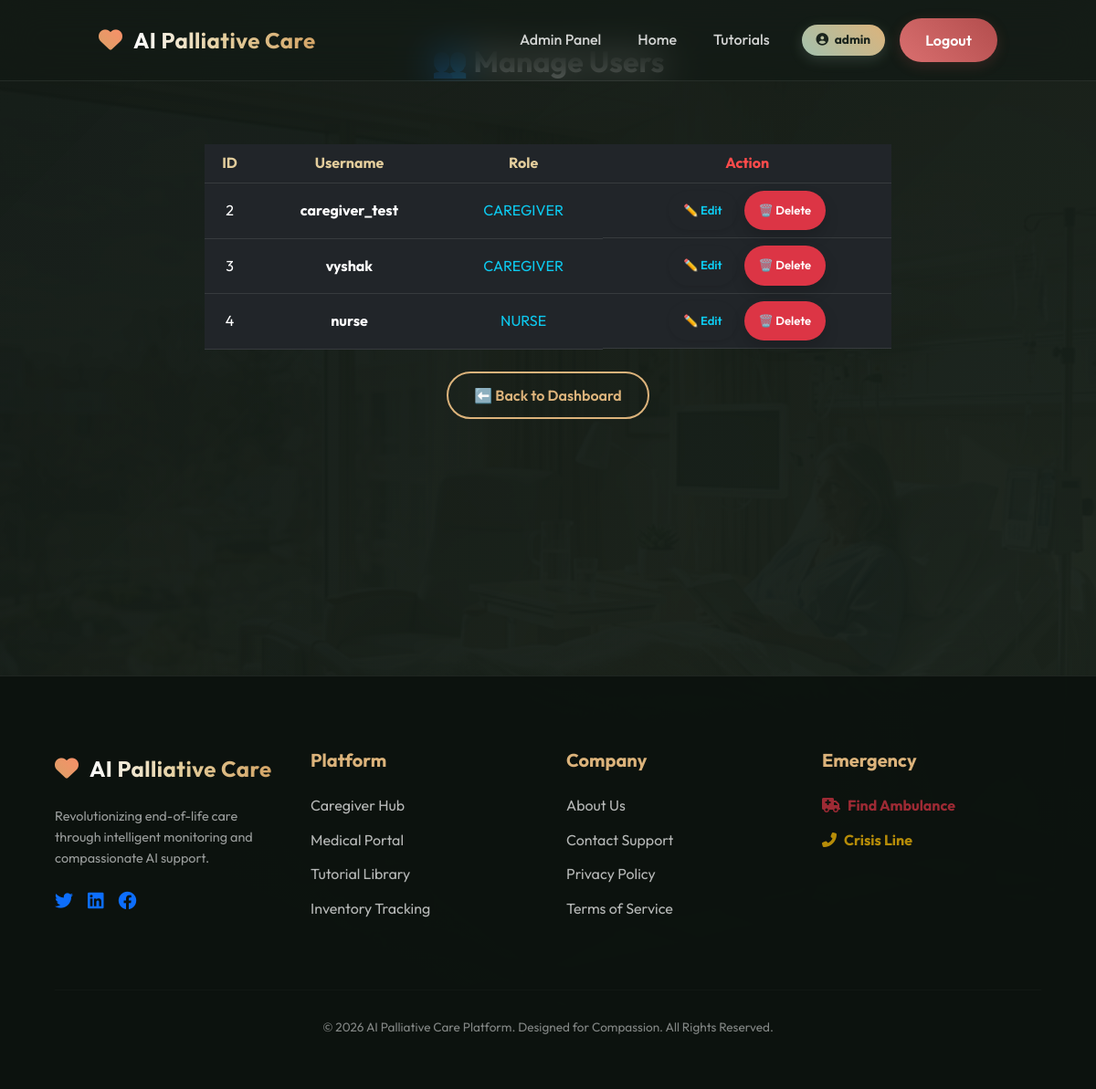
/manage_users (signed in), run on an earlier commit of the app's database.
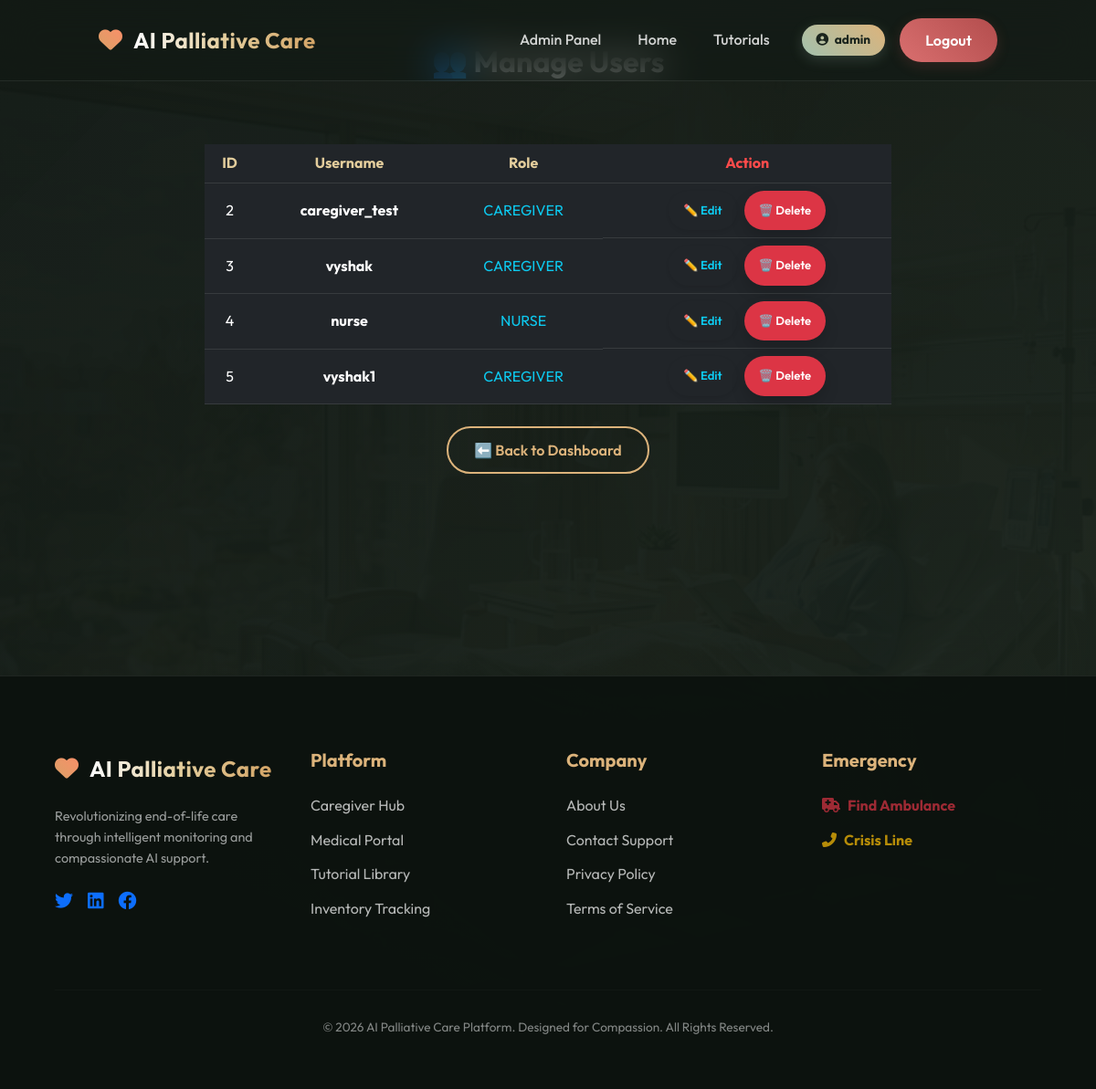
And on a later commit of the database.
### tables this page shows
CREATE TABLE users(
        id INTEGER PRIMARY KEY AUTOINCREMENT,
        username TEXT UNIQUE,
        password TEXT,
        role TEXT,
        status TEXT DEFAULT 'Available'
    );

### app.py (the view)
@app.route("/manage_users")
def manage_users():
    if session.get("role") != "admin":
        return redirect("/login")
    conn = get_db()
    users = conn.execute("SELECT id, username, role FROM users WHERE role != 'admin'").fetchall()
    return render_template("admin_manage_users.html", users=users)

### app.py (called while the page is built)
@app.after_request
def add_header(response):
    response.cache_control.no_store = True
    response.cache_control.no_cache = True
    response.cache_control.must_revalidate = True
    response.cache_control.max_age = 0
    return response

def get_db():
    if 'db' not in g:
        g.db = sqlite3.connect(DB, timeout=20)
        g.db.row_factory = sqlite3.Row
        g.db.execute("PRAGMA journal_mode=WAL")
    return g.db

### templates/admin_manage_users.html (shortened to what this page needs)
{% extends "base.html" %}
{% block content %}
<div class="container py-5">
    <h2 class="text-center fw-bold text-white mb-5">👥 Manage Users</h2>
    <div class="glass-card table-responsive p-4 mx-auto" style="max-width: 800px;">
        <table class="table table-dark table-hover text-center align-middle" style="background: transparent;">
            <thead>
                <tr>
                    <th scope="col" style="color: #e3cd9c;">ID</th>
                    <th scope="col" style="color: #e3cd9c;">Username</th>
                    <th scope="col" style="color: #e3cd9c;">Role</th>
                    <th scope="col" style="color: #ff4b4b;">Action</th>
                </tr>
            </thead>
            <tbody>
                {% for user in users %}
                <tr>
                    <td>{{ user.id }}</td>
                    <td class="fw-bold">{{ user.username }}</td>
                    <td class="text-uppercase text-info">{{ user.role }}</td>
                    <td class="d-flex justify-content-center gap-2">
                        <a href="/edit_user/{{ user.id }}" class="btn btn-sm btn-outline-info rounded-pill px-3 shadow-sm" style="font-size: 13px;">
                            ✏️ Edit
                        </a>
                        <a href="/delete_user/{{ user.id }}" class="btn btn-sm btn-danger rounded-pill px-3 shadow" style="font-size: 13px;" onclick="return confirm('⚠️ Are you sure you want to permanently delete user: {{ user.username }}?');">
                            🗑️ Delete
                        </a>
                    </td>
                </tr>
                {% else %}
                <tr>
                    <td colspan="4" class="py-4">No other users found.</td>
                </tr>
                {% endfor %}
            </tbody>
        </table>
        <div class="text-center mt-4">
            <a href="/admin_dashboard" class="btn btn-outline rounded-pill">⬅️ Back to Dashboard</a>
        </div>
    </div>
</div>
{% endblock %}

### templates/base.html (shortened to what this page needs)
<!DOCTYPE html>
<html lang="en">
<head>
    <link href="https://cdn.jsdelivr.net/npm/bootstrap@5.3.0/dist/css/bootstrap.min.css" rel="stylesheet">
    <link rel="stylesheet" href="{{ url_for('static', filename='css/style.css') }}">
    <link rel="stylesheet" href="https://cdnjs.cloudflare.com/ajax/libs/font-awesome/6.4.0/css/all.min.css">
</head>
<body class="bg-dark text-light">
<nav class="navbar navbar-expand-lg premium-navbar fixed-top">
    <div class="container-fluid px-lg-5">
        <a class="navbar-brand brand-logo" href="/">
            <span class="heart"><i class="fas fa-heart"></i></span>
            <span class="brand-text">AI Palliative Care</span>
        </a>
        <div class="collapse navbar-collapse justify-content-end" id="navMenu">
            <div class="navbar-nav align-items-lg-center">
                {% if session.get("user") %}
                    {% if session["role"] == "caregiver" %}
                        <a href="/caregiver_dashboard" class="nav-link">Dashboard</a>
                    {% elif session["role"] == "admin" %}
                        <a href="/admin_dashboard" class="nav-link">Admin Panel</a>
                    {% elif session["role"] == "nurse" %}
                        <a href="/nurse_dashboard" class="nav-link">Nurse Hub</a>
                    {% endif %}
                    <a href="/" class="nav-link">Home</a>
                    <a href="/tutorials" class="nav-link">Tutorials</a>
                    <span class="user-badge mb-2 mb-lg-0">
                        <i class="fas fa-user-circle me-1"></i> {{ session["user"] }}
                    </span>
                    <a href="/logout" class="btn btn-logout ms-lg-3">Logout</a>
                {% else %}
                    <a href="/" class="nav-link me-lg-3">Home</a>
                    <a href="/login" class="btn btn-outline me-lg-2 mb-2 mb-lg-0">Login</a>
                    <a href="/signup" class="btn btn-glow">Get Started</a>
                {% endif %}
            </div>
        </div>
    </div>
</nav>
<main id="main-content" class="container-fluid page-transition" style="min-height: 80vh;">
    {% block content %}{% endblock %}
</main>
<footer class="premium-footer">
    <div class="footer-grid">
        <div class="footer-brand">
            <a class="brand-logo" href="/">
                <span class="heart"><i class="fas fa-heart"></i></span>
                <span class="brand-text">AI Palliative Care</span>
            </a>
            <p class="footer-desc mt-3">
                Revolutionizing end-of-life care through intelligent monitoring and compassionate AI support.
            </p>
            <div class="social-links mt-4 d-flex gap-3">
                <a href="#"><i class="fab fa-twitter h5"></i></a>
                <a href="#"><i class="fab fa-linkedin h5"></i></a>
                <a href="#"><i class="fab fa-facebook h5"></i></a>
            </div>
        </div>
        <div class="footer-nav">
            <h5 class="footer-head">Platform</h5>
            <ul class="footer-links">
                <li><a href="/caregiver_dashboard">Caregiver Hub</a></li>
                <li><a href="/nurse_dashboard">Medical Portal</a></li>
                <li><a href="/tutorials">Tutorial Library</a></li>
                <li><a href="/medical_items">Inventory Tracking</a></li>
            </ul>
        </div>
        <div class="footer-nav">
            <h5 class="footer-head">Company</h5>
            <ul class="footer-links">
                <li><a href="#">About Us</a></li>
                <li><a href="#">Contact Support</a></li>
                <li><a href="#">Privacy Policy</a></li>
                <li><a href="#">Terms of Service</a></li>
            </ul>
        </div>
        <div class="footer-nav">
            <h5 class="footer-head">Emergency</h5>
            <ul class="footer-links">
                <li><a href="/ambulance" class="text-danger fw-bold"><i class="fas fa-ambulance me-2"></i>Find Ambulance</a></li>
                <li><a href="#" class="text-warning fw-bold"><i class="fas fa-phone-alt me-2"></i>Crisis Line</a></li>
            </ul>
        </div>
    </div>
    <div class="footer-bottom">
        <p>&copy; 2026 AI Palliative Care Platform. Designed for Compassion. All Rights Reserved.</p>
    </div>
</footer>
</body>
</html>

### static/css/style.css (style rules this page uses)
:root { --primary: #a3c1ad; --secondary: #dcb37b; --dark: #121914; --glass: rgba(255, 255, 255, 0.03); --glass-border: rgba(255, 255, 255, 0.08); --transition: all 0.4s cubic-bezier(0.2, 1, 0.3, 1); }
body { font-family: 'Outfit', sans-serif; margin: 0; background: linear-gradient(135deg, rgba(18, 25, 20, 0.98), rgba(25, 35, 28, 0.96)), url('../images/real_ward.png') center/cover fixed; color: #fdfdfd; min-height: 100vh; overflow-x: hidden; line-height: 1.6; }
.container { padding: 20px; padding-top: 100px; }
.premium-navbar { display: flex; justify-content: space-between; align-items: center; padding: 18px 5%; background: rgba(18, 25, 20, 0.6); backdrop-filter: blur(20px); -webkit-backdrop-filter: blur(20px); border-bottom: 1px solid var(--glass-border); transition: var(--transition); z-index: 1030; }
.brand-logo { display: flex; align-items: center; gap: 12px; font-weight: 700; font-size: 24px; text-decoration: none; }
.brand-text { background: linear-gradient(90deg, #fdfdfd, #e3cd9c, #d3a466); -webkit-background-clip: text; background-clip: text; -webkit-text-fill-color: transparent; letter-spacing: 0.5px; }
.heart { font-size: 26px; background: linear-gradient(45deg, #d3a466, #ff8c69); -webkit-background-clip: text; background-clip: text; color: transparent; animation: heartbeat 1.4s infinite; }
.nav-link { color: #fff !important; margin: 0 12px; position: relative; text-decoration: none; font-weight: 500; opacity: 0.8; transition: var(--transition); }
.nav-link::after { content: ""; width: 0%; height: 2px; background: var(--secondary); position: absolute; bottom: -4px; left: 0; transition: var(--transition); }
.user-badge { background: linear-gradient(45deg, var(--primary), var(--secondary)); padding: 6px 16px; border-radius: 30px; font-size: 0.85rem; margin-left: 15px; color: #1a241d; font-weight: 700; box-shadow: 0 4px 15px rgba(163, 193, 173, 0.2); }
.btn { padding: 12px 28px; border-radius: 30px; font-weight: 600; transition: var(--transition); border: none; cursor: pointer; text-decoration: none; display: inline-flex; align-items: center; justify-content: center; gap: 8px; }
.btn-outline { background: transparent; border: 2px solid var(--secondary); color: var(--secondary); }
.btn-logout { background: linear-gradient(45deg, #d96f6f, #b34d4d); color: white; box-shadow: 0 4px 15px rgba(179, 77, 77, 0.2); }
.premium-footer { background: rgba(12, 18, 14, 0.95); padding: 80px 5% 40px; margin-top: 100px; border-top: 1px solid var(--glass-border); }
.footer-grid { display: grid; grid-template-columns: repeat(auto-fit, minmax(200px, 1fr)); gap: 40px; max-width: 1200px; margin: 0 auto; }
.footer-brand .brand-logo { margin-bottom: 20px; }
.footer-desc { opacity: 0.6; font-size: 0.9rem; max-width: 300px; }
.footer-head { font-weight: 700; margin-bottom: 25px; color: var(--secondary); }
.footer-links { list-style: none; padding: 0; }
.footer-links li { margin-bottom: 12px; }
.footer-links a { color: #fff; text-decoration: none; opacity: 0.7; transition: var(--transition); }
.footer-bottom { margin-top: 60px; padding-top: 30px; border-top: 1px solid rgba(255,255,255,0.05); text-align: center; font-size: 0.85rem; opacity: 0.5; }
.page-transition { animation: fadeInUp 0.8s cubic-bezier(0.2, 1, 0.3, 1) forwards; }

What changed in the data, as far as the page shows it:
added users: id "5", username "vyshak1", role "CAREGIVER"
